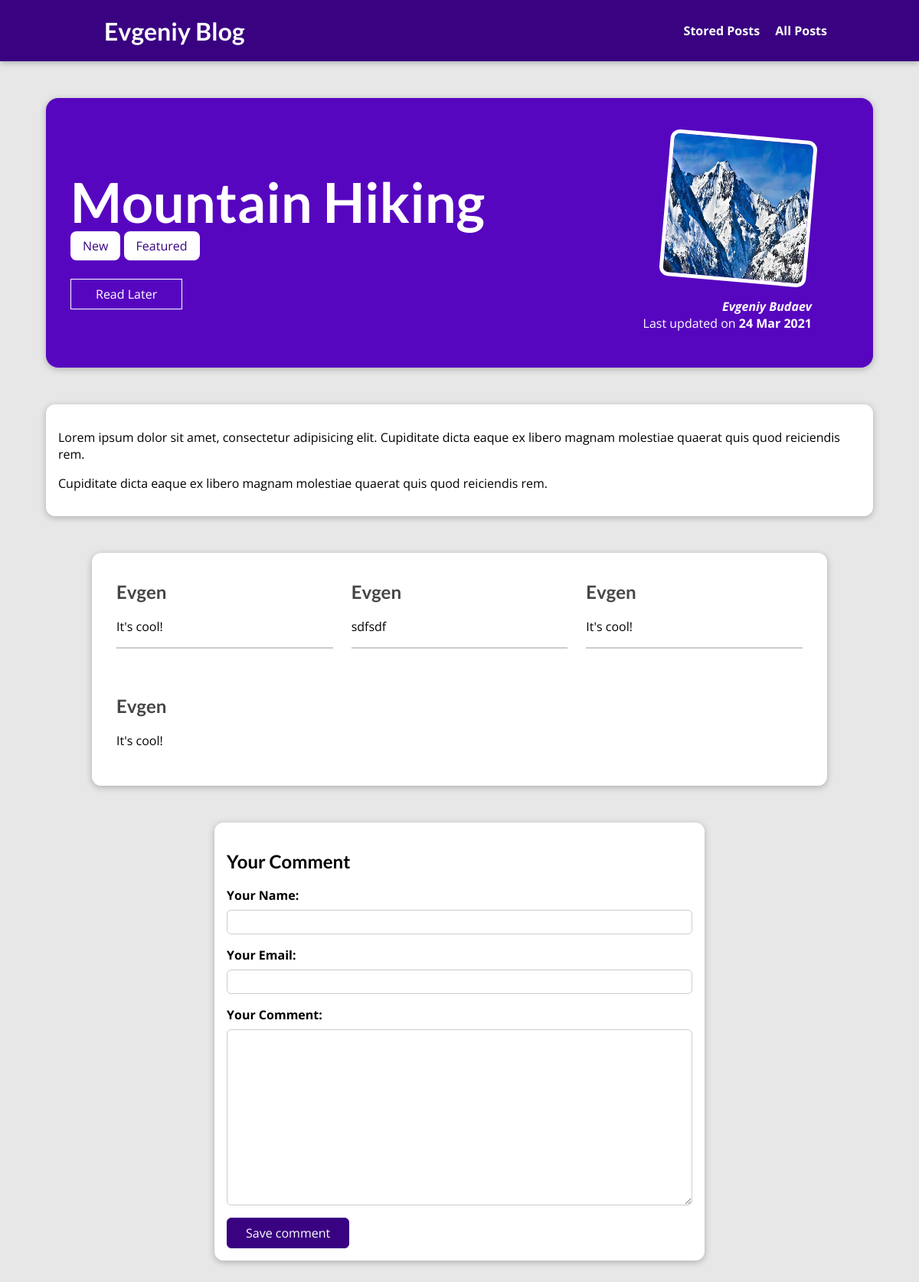
The page /posts/hike-in-the-mountains on the database its author committed.
### blog/models.py (models this page shows, shortened)
class Post(models.Model):
  title = models.CharField(max_length=150)
  excerpt = models.CharField(max_length=200)
  image = models.ImageField(upload_to="posts", null=True)
  date = models.DateField(auto_now=True)
  slug = models.SlugField(unique=True, db_index=True)
  content = models.TextField(validators=[MinLengthValidator(10)])
  author = models.ForeignKey(Author, on_delete=models.SET_NULL, null=True, related_name="posts")
  tags = models.ManyToManyField(Tag)

class Tag(models.Model):
  caption = models.CharField(max_length=20)
  def __str__(self):
    return self.caption

class Author(models.Model):
  first_name = models.CharField(max_length=100)
  last_name = models.CharField(max_length=100)
  email_address = models.EmailField()
  def full_name(self):
    return f"{self.first_name} {self.last_name}"
  def __str__(self):
    return self.full_name()

class Comment(models.Model):
  user_name = models.CharField(max_length=120)
  user_email = models.EmailField()
  text = models.TextField(max_length=400)
  post = models.ForeignKey(Post, on_delete=models.CASCADE, related_name="comments")

### blog/views.py (the view, shortened to what this page needs)
# urls.py: path("posts/<slug:slug>", views.SinglePostView.as_view(), name="post-detail-page"),
class SinglePostView(View):
  def is_stored_post(self, request, post_id):
    stored_posts = request.session.get("stored_posts")
    if stored_posts is not None:
      is_saved_for_later = post_id in stored_posts
    else:
      is_saved_for_later = False
    return is_saved_for_later
  def get(self, request, slug):
    post = Post.objects.get(slug=slug)
    context = {
      "post": post,
      "post_tags": post.tags.all(),
      "comment_form": CommentForm(),
      "comments": post.comments.all().order_by("-id"),
      "saved_for_later": self.is_stored_post(request, post.id)
    }
    return render(request, "blog/post-detail.html", context)

### blog/forms.py
class CommentForm(forms.ModelForm):
  class Meta:
    model = Comment
    exclude = ["post"]
    labels = {
      "user_name": "Your Name",
      "user_email": "Your Email",
      "text": "Your Comment"
    }

### blog/templates/blog/post-detail.html (shortened to what this page needs)
{% extends 'base.html' %}
{% load static %}
{% block css_files %}
  <link rel="stylesheet" href="{% static 'blog/post-detail.css' %}">
  <link rel="stylesheet" href="{% static 'blog/all-posts.css' %}">
{% endblock %}
{% block content %}
  <section id="summary">
    <h2>{{ post.title }}</h2>
    <div>
      {% for tag in post_tags %}
        <span class="tag">{{ tag }}</span>
      {% endfor %}
    </div>
  <div id="read-later">
    <form action="{% url "read-later" %}" method="POST">
      <button>
        {% if saved_for_later %}
          Remove from "Read Later" list
        {% else %}
          Read Later
        {% endif %}
      </button>
    </form>
  </div>
    <article>
      <img src="{{ post.image.url }}" alt="{{ post.title }}">
      <address>
        <a href="mailto:{{ post.author.email_address }}">
          {{ post.author }}
        </a>
      </address>
      <div>
        Last updated on
        <time>{{ post.date|date:"d M Y" }}</time>
      </div>
    </article>
  </section>
  <main>
    {{ post.content|linebreaks }}
  </main>
  <section id="comments">
    <ul>
      {% for comment in comments %}
        <li>
        <h2>{{ comment.user_name }}</h2>
        <p>{{ comment.text|linebreaks }}</p>
        </li>
      {% endfor %}
    </ul>
  </section>
  <section id="comment-form">
  <h2>Your Comment</h2>
    <form action="{% url "post-detail-page" post.slug %}" method="POST">
      {% for form_field in comment_form %}
        <div class="form-control" {% if form_field.errors %}invalid{% endif %}>
          {{ form_field.label_tag }}
          {{ form_field }}
        </div>
      {% endfor %}
      <button>Save comment</button>
    </form>
  </section>
{% endblock %}

### static/app.css (style rules this page uses)
* { box-sizing: border-box; }
html { font-family: 'Open Sans', 'Lato', sans-serif; }
body { margin: 0; }
h1, h2, h3 { font-family: 'Lato', sans-serif; font-weight: bold; }

### blog/static/blog/post-detail.css (style rules this page uses)
body { background-color: #e7e7e7; }
#summary { margin: 8rem auto 3rem auto; padding: 2rem; width: 90%; max-width: 90rem; border-radius: 16px; background-color: #5706c0; position: relative; box-shadow: 0 2px 8px rgba(0, 0, 0, 0.25); height: 22rem; }
#summary h2 { color: white; font-size: 4.5rem; margin-bottom: 0.25rem; }
#summary article { position: absolute; top: 2rem; right: 3rem; padding: 1rem 2rem; border-radius: 12px; text-align: right; color: white; }
#summary article img { width: 12rem; height: 12rem; border-radius: 12px; transform: rotateZ(5deg); border: 5px solid white; margin-bottom: 1rem; }
#summary address { font-weight: bold; }
#summary a { color: white; text-decoration: none; }
#summary time { font-weight: bold; }
#summary .tag { background-color: white; color: #390281; padding: 0.5rem 1rem; border-radius: 8px; }
main { width: 90%; max-width: 90rem; margin: 3rem auto; background-color: white; padding: 1rem; border-radius: 12px; box-shadow: 0 2px 8px rgba(0, 0, 0, 0.25); }
#comment-form { margin: 3rem auto; width: 90%; max-width: 40rem; border-radius: 12px; background-color: white; box-shadow: 0 2px 8px rgba(0, 0, 0, 0.25); padding: 1rem; }
#comment-form button { font: inherit; background-color: #390281; color: white; border: 1px solid #390281; padding: 0.5rem 1.5rem; border-radius: 6px; cursor: pointer; }
.form-control { margin-bottom: 1rem; }
.form-control label { font-weight: bold; margin-bottom: 0.5rem; display: block; }
.form-control input, .form-control textarea { display: block; width: 100%; font: inherit; padding: 0.25rem; border-radius: 6px; border: 1px solid #ccc; }
#comments { margin: 3rem auto; width: 90%; max-width: 60rem; border-radius: 12px; background-color: white; box-shadow: 0 2px 8px rgba(0, 0, 0, 0.25); padding: 1rem 2rem; }
#comments ul { list-style: none; margin: 0; padding: 0; }
#comments li { margin-bottom: 1rem; border-bottom: 2px solid #ccc; }
#comments li:last-of-type { border-bottom: none; }
#comments h2 { color: #464646; }
#read-later { margin: 2rem 0; }
#read-later button { background-color: transparent; border: 1px solid white; padding: 0.5rem 2rem; font: inherit; color: white; cursor: pointer; }

### blog/static/blog/all-posts.css (style rules this page uses)
body { background-color: #e7e7e7; }
ul { list-style: none; margin: 0; padding: 0; display: grid; grid-template-columns: repeat(auto-fill, minmax(17rem, 1fr)); gap: 1.5rem; }

### rows shown on the page
Post: title "Mountain Hiking", image (picture), author "Evgeniy Budaev", date "24 Mar 2021", content "Lorem ipsum dolor sit amet, consectetur adipisicing elit. Cupiditate dicta eaque ex libero magnam molestiae quaerat quis quod reiciendis rem. Cupiditate dicta eaque ex libero magnam molestiae quaerat quis quod reiciendis rem."
Tag: caption "New"
Tag: caption "Featured"
Comment: user_name "Evgen", text "It's cool!"
Comment: user_name "Evgen", text "sdfsdf"
Comment: user_name "Evgen", text "It's cool!"
Comment: user_name "Evgen", text "It's cool!"
